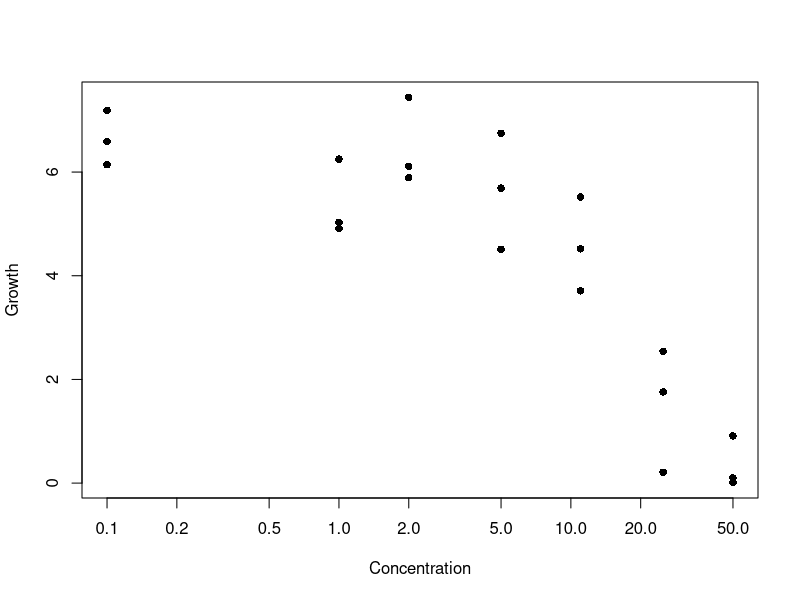
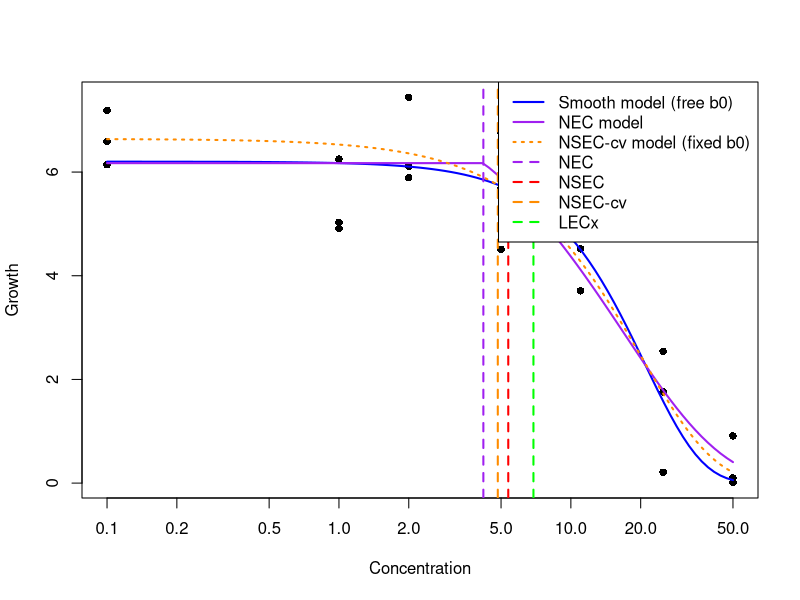

Reproduce these figures in R, in order.
## ---- chunk 1

# Fish growth dataset (from paper example structure)
dat <- data.frame(
  conc = rep(c(0.1, 1, 2, 5, 11, 25, 50), each = 3),
  growth = c(
    6.59, 6.14, 7.19,
    4.91, 5.03, 6.25,
    5.89, 7.44, 6.11,
    4.51, 6.75, 5.69,
    4.52, 5.52, 3.71,
    2.54, 1.76, 0.21,
    0.10, 0.01, 0.91
  )
)

## ---- chunk 2
plot(dat$conc, dat$growth, pch = 16, xlab = "Concentration", ylab = "Growth", log="x")
## ---- chunk 3
dat$conc_f <- factor(dat$conc)

anova_fit <- aov(growth ~ conc_f, data = dat)
summary(anova_fit)
## ---- chunk 4
# pooled SD
mse <- summary(anova_fit)[[1]]["Residuals", "Mean Sq"]
n_rep <- 3

# Critical t-value
tcrit <- qt(0.95, df = anova_fit$df.residual)

pmsd <- tcrit * sqrt(2 * mse / n_rep)
pmsd
## ---- chunk 5
control_mean <- mean(dat$growth[dat$conc == 0.1])

x_percent <- (pmsd / control_mean) * 100
x_percent
## ---- chunk 6
nls_fit <- nls(
  growth ~ b0 * exp(-b1 * conc^b2),
  data = dat,
  start = list(b0 = 6, b1 = 0.05, b2 = 1)
)
b0 <- coef(nls_fit)["b0"]
b1 <- coef(nls_fit)["b1"]
b2 <- coef(nls_fit)["b2"]
summary(nls_fit)
## ---- chunk 7

target <- control_mean - pmsd

lecx <- ((-log(target / b0)) / b1)^(1/b2)

lecx
## ---- chunk 8
nec_model <- function(conc, c0, k, gamma) {
  ifelse(conc <= gamma,
         c0,
         c0 * exp(-k * (conc - gamma)))
}
## ---- chunk 9
nec_fit <- nls(
  growth ~ nec_model(conc, c0, k, gamma),
  data = dat,
  start = list(c0 = 6, k = 0.05, gamma = 2)
)

summary(nec_fit)
## ---- chunk 10
nec <- coef(nec_fit)["gamma"]
nec
## ---- chunk 11
nls_fit <- nls(
  growth ~ b0 * exp(-b1 * conc^b2),
  data = dat,
  start = list(b0 = 6, b1 = 0.05, b2 = 1)
)

summary(nls_fit)
## ---- chunk 12
b0 <- coef(nls_fit)["b0"]

# Approximate standard error from model
library(numDeriv)
vc <- vcov(nls_fit)
se_b0 <- sqrt(vc["b0","b0"])

# 95% lower bound for control mean
control_lower <- b0 - qt(0.95, df = nrow(dat) - length(coef(nls_fit))) * se_b0
## ---- chunk 13
b1 <- coef(nls_fit)["b1"]
b2 <- coef(nls_fit)["b2"]

# solve for x where model = control_lower
nsec <- ((-log(control_lower / b0)) / b1)^(1/b2)

nsec
## ---- chunk 14
# Predicted response at NSEC from the fitted model
pred_at_nsec <- b0 * exp(-b1 * nsec^b2)

# Equivalent ECx: % reduction from control asymptote (b0)
ecx_equiv_nsec <- (1 - pred_at_nsec / b0) * 100
ecx_equiv_nsec
## ---- chunk 15
comparison <- data.frame(
  Metric = c("LECx", "NSEC"),
  Concentration = round(c(lecx, nsec), 4),
  Effect_size_pct = round(c(x_percent, ecx_equiv_nsec), 2)
)
knitr::kable(
  comparison,
  col.names = c("Metric", "Concentration", "Equivalent effect size (%)"),
  caption = paste0(
    "Comparison of LECx and NSEC concentrations with their associated effect sizes. ",
    "The LECx effect size is the PMSD as a % of the observed control mean; ",
    "the NSEC effect size is the % reduction from b0 at the NSEC concentration."
  )
)
## ---- chunk 16
# Fix b0 to observed control mean
b0_fixed <- mean(dat$growth[dat$conc == 0.1])
n_control <- sum(dat$conc == 0.1)
sd_control <- sd(dat$growth[dat$conc == 0.1])

# Refit with only b1 and b2 as free parameters
nls_cv_fit <- nls(
  growth ~ b0_fixed * exp(-b1 * conc^b2),
  data = dat,
  start = list(b1 = 0.05, b2 = 1)
)

summary(nls_cv_fit)
## ---- chunk 17
tcrit_cv <- qt(0.95, df = n_control - 1)

# Lower one-sided CI on observed control mean
control_lower_cv <- b0_fixed - tcrit_cv * sd_control / sqrt(n_control)
control_lower_cv
## ---- chunk 18
b1_cv <- coef(nls_cv_fit)["b1"]
b2_cv <- coef(nls_cv_fit)["b2"]

nsec_cv <- ((-log(control_lower_cv / b0_fixed)) / b1_cv)^(1 / b2_cv)
nsec_cv
## ---- chunk 19
pred_at_nsec_cv <- b0_fixed * exp(-b1_cv * nsec_cv^b2_cv)

ecx_equiv_nsec_cv <- (1 - pred_at_nsec_cv / b0_fixed) * 100
ecx_equiv_nsec_cv
## ---- chunk 20
plot(dat$conc, dat$growth,
     pch = 16,
     xlab = "Concentration",
     ylab = "Growth",
     log = "x")

curve(coef(nls_fit)["b0"] * exp(-coef(nls_fit)["b1"] * x^coef(nls_fit)["b2"]),
      add = TRUE, col = "blue", lwd = 2)

curve(nec_model(x,
                coef(nec_fit)["c0"],
                coef(nec_fit)["k"],
                coef(nec_fit)["gamma"]),
      add = TRUE, col = "purple", lwd = 2)

# Add NSEC-cv curve (fixed b0)
curve(b0_fixed * exp(-coef(nls_cv_fit)["b1"] * x^coef(nls_cv_fit)["b2"]),
      add = TRUE, col = "darkorange", lwd = 2, lty = 3)

abline(v = nec, col = "purple", lwd = 2, lty = 2)
abline(v = nsec, col = "red", lwd = 2, lty = 2)
abline(v = nsec_cv, col = "darkorange", lwd = 2, lty = 2)
abline(v = lecx, col = "green", lwd = 2, lty = 2)

legend("topright",
       legend = c("Smooth model (free b0)", "NEC model", "NSEC-cv model (fixed b0)",
                  "NEC", "NSEC", "NSEC-cv", "LECx"),
       col = c("blue", "purple", "darkorange", "purple", "red", "darkorange", "green"),
       lty = c(1, 1, 3, 2, 2, 2, 2),
       lwd = 2)
## ---- chunk 21
results_table <- data.frame(
  Metric = c("LECx", "NEC", "NSEC", "NSEC-cv"),
  Description = c(
    "Lowest effect concentration (hypothesis-test based)",
    "No-effect concentration (threshold model)",
    "No-significant-effect concentration (model-based, free b0)",
    "No-significant-effect concentration (control-variance anchored, fixed b0)"
  ),
  Estimate = round(c(lecx, nec, nsec, nsec_cv), 4),
  Equivalent_ECx = c(round(x_percent, 2), NA, round(ecx_equiv_nsec, 2), round(ecx_equiv_nsec_cv, 2))
)
knitr::kable(
  results_table,
  col.names = c("Metric", "Description", "Estimate", "Equivalent effect size (%)"),
  caption = paste0(
    "Summary of toxicity threshold estimates with equivalent effect sizes. ",
    "For LECx and NSEC-cv, the effect size is anchored on observed control variance. ",
    "For NSEC, it is the % reduction from the model asymptote (b0) at the NSEC concentration. ",
    "NEC does not have a directly comparable effect size as it is a structural threshold parameter. ",
    "Note that the LECx effect size and the NSEC-cv equivalent ECx are algebraically identical by construction."
  )
)
